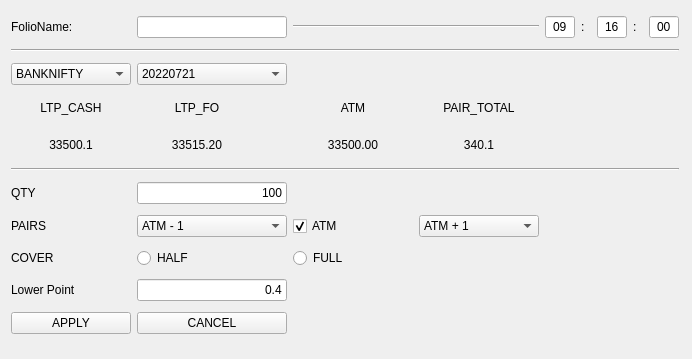
<?xml version="1.0" encoding="UTF-8"?>
<ui version="4.0">
 <class>Form</class>
 <widget class="QWidget" name="Form">
  <property name="geometry">
   <rect>
    <x>0</x>
    <y>0</y>
    <width>692</width>
    <height>359</height>
   </rect>
  </property>
  <property name="windowTitle">
   <string>Form</string>
  </property>
  <layout class="QGridLayout" name="gridLayout">
   <item row="0" column="1">
    <widget class="QLineEdit" name="lineEdit">
     <property name="maximumSize">
      <size>
       <width>150</width>
       <height>16777215</height>
      </size>
     </property>
    </widget>
   </item>
   <item row="11" column="1">
    <widget class="QLineEdit" name="lineEdit_6">
     <property name="maximumSize">
      <size>
       <width>150</width>
       <height>16777215</height>
      </size>
     </property>
     <property name="text">
      <string>0.4</string>
     </property>
     <property name="alignment">
      <set>Qt::AlignRight|Qt::AlignTrailing|Qt::AlignVCenter</set>
     </property>
    </widget>
   </item>
   <item row="11" column="0">
    <widget class="QLabel" name="label_15">
     <property name="text">
      <string>Lower Point</string>
     </property>
    </widget>
   </item>
   <item row="0" column="7">
    <widget class="QLabel" name="label_5">
     <property name="maximumSize">
      <size>
       <width>10</width>
       <height>16777215</height>
      </size>
     </property>
     <property name="text">
      <string>:</string>
     </property>
    </widget>
   </item>
   <item row="1" column="0" colspan="9">
    <widget class="Line" name="line_3">
     <property name="orientation">
      <enum>Qt::Horizontal</enum>
     </property>
    </widget>
   </item>
   <item row="10" column="0">
    <widget class="QLabel" name="label_14">
     <property name="text">
      <string>COVER</string>
     </property>
    </widget>
   </item>
   <item row="5" column="1">
    <widget class="QLabel" name="label_3">
     <property name="minimumSize">
      <size>
       <width>120</width>
       <height>0</height>
      </size>
     </property>
     <property name="maximumSize">
      <size>
       <width>120</width>
       <height>25</height>
      </size>
     </property>
     <property name="text">
      <string>&lt;html&gt;&lt;head/&gt;&lt;body&gt;&lt;p align=&quot;center&quot;&gt;LTP_FO&lt;/p&gt;&lt;/body&gt;&lt;/html&gt;</string>
     </property>
    </widget>
   </item>
   <item row="5" column="3">
    <widget class="QLabel" name="label_10">
     <property name="minimumSize">
      <size>
       <width>120</width>
       <height>0</height>
      </size>
     </property>
     <property name="maximumSize">
      <size>
       <width>120</width>
       <height>16777215</height>
      </size>
     </property>
     <property name="text">
      <string>&lt;html&gt;&lt;head/&gt;&lt;body&gt;&lt;p align=&quot;center&quot;&gt;PAIR_TOTAL&lt;/p&gt;&lt;/body&gt;&lt;/html&gt;</string>
     </property>
    </widget>
   </item>
   <item row="10" column="1">
    <widget class="QRadioButton" name="radioButton">
     <property name="text">
      <string>HALF</string>
     </property>
    </widget>
   </item>
   <item row="0" column="8">
    <widget class="QLineEdit" name="lineEdit_4">
     <property name="minimumSize">
      <size>
       <width>30</width>
       <height>0</height>
      </size>
     </property>
     <property name="maximumSize">
      <size>
       <width>30</width>
       <height>16777215</height>
      </size>
     </property>
     <property name="text">
      <string>00</string>
     </property>
     <property name="alignment">
      <set>Qt::AlignCenter</set>
     </property>
    </widget>
   </item>
   <item row="5" column="2">
    <widget class="QLabel" name="label_4">
     <property name="minimumSize">
      <size>
       <width>120</width>
       <height>0</height>
      </size>
     </property>
     <property name="maximumSize">
      <size>
       <width>120</width>
       <height>25</height>
      </size>
     </property>
     <property name="text">
      <string>&lt;html&gt;&lt;head/&gt;&lt;body&gt;&lt;p align=&quot;center&quot;&gt;ATM&lt;/p&gt;&lt;/body&gt;&lt;/html&gt;</string>
     </property>
    </widget>
   </item>
   <item row="9" column="3">
    <widget class="QComboBox" name="comboBox_4">
     <item>
      <property name="text">
       <string>ATM + 1</string>
      </property>
     </item>
     <item>
      <property name="text">
       <string>ATM + 2</string>
      </property>
     </item>
     <item>
      <property name="text">
       <string>ATM + 3</string>
      </property>
     </item>
     <item>
      <property name="text">
       <string>ATM + 4</string>
      </property>
     </item>
    </widget>
   </item>
   <item row="6" column="1">
    <widget class="QLabel" name="label_8">
     <property name="minimumSize">
      <size>
       <width>120</width>
       <height>0</height>
      </size>
     </property>
     <property name="maximumSize">
      <size>
       <width>120</width>
       <height>25</height>
      </size>
     </property>
     <property name="text">
      <string>33515.20</string>
     </property>
     <property name="alignment">
      <set>Qt::AlignCenter</set>
     </property>
    </widget>
   </item>
   <item row="6" column="2">
    <widget class="QLabel" name="label_9">
     <property name="minimumSize">
      <size>
       <width>120</width>
       <height>0</height>
      </size>
     </property>
     <property name="maximumSize">
      <size>
       <width>120</width>
       <height>25</height>
      </size>
     </property>
     <property name="text">
      <string>33500.00</string>
     </property>
     <property name="alignment">
      <set>Qt::AlignCenter</set>
     </property>
    </widget>
   </item>
   <item row="0" column="6">
    <widget class="QLineEdit" name="lineEdit_3">
     <property name="minimumSize">
      <size>
       <width>30</width>
       <height>0</height>
      </size>
     </property>
     <property name="maximumSize">
      <size>
       <width>30</width>
       <height>16777215</height>
      </size>
     </property>
     <property name="text">
      <string>16</string>
     </property>
     <property name="alignment">
      <set>Qt::AlignCenter</set>
     </property>
    </widget>
   </item>
   <item row="9" column="2">
    <widget class="QCheckBox" name="checkBox">
     <property name="text">
      <string>ATM</string>
     </property>
     <property name="checked">
      <bool>true</bool>
     </property>
    </widget>
   </item>
   <item row="0" column="5">
    <widget class="QLabel" name="label_6">
     <property name="maximumSize">
      <size>
       <width>10</width>
       <height>16777215</height>
      </size>
     </property>
     <property name="text">
      <string>:</string>
     </property>
    </widget>
   </item>
   <item row="9" column="0">
    <widget class="QLabel" name="label_13">
     <property name="text">
      <string>PAIRS</string>
     </property>
    </widget>
   </item>
   <item row="6" column="3">
    <widget class="QLabel" name="label_11">
     <property name="minimumSize">
      <size>
       <width>120</width>
       <height>0</height>
      </size>
     </property>
     <property name="maximumSize">
      <size>
       <width>120</width>
       <height>16777215</height>
      </size>
     </property>
     <property name="text">
      <string>340.1</string>
     </property>
     <property name="alignment">
      <set>Qt::AlignCenter</set>
     </property>
    </widget>
   </item>
   <item row="8" column="1">
    <widget class="QLineEdit" name="lineEdit_5">
     <property name="maximumSize">
      <size>
       <width>150</width>
       <height>16777215</height>
      </size>
     </property>
     <property name="text">
      <string>100</string>
     </property>
     <property name="alignment">
      <set>Qt::AlignRight|Qt::AlignTrailing|Qt::AlignVCenter</set>
     </property>
    </widget>
   </item>
   <item row="0" column="0">
    <widget class="QLabel" name="label">
     <property name="text">
      <string>FolioName:</string>
     </property>
    </widget>
   </item>
   <item row="0" column="2" colspan="2">
    <widget class="Line" name="line">
     <property name="orientation">
      <enum>Qt::Horizontal</enum>
     </property>
    </widget>
   </item>
   <item row="7" column="0" colspan="9">
    <widget class="Line" name="line_4">
     <property name="orientation">
      <enum>Qt::Horizontal</enum>
     </property>
    </widget>
   </item>
   <item row="8" column="0">
    <widget class="QLabel" name="label_12">
     <property name="text">
      <string>QTY</string>
     </property>
    </widget>
   </item>
   <item row="2" column="1">
    <widget class="QComboBox" name="comboBox_2">
     <property name="maximumSize">
      <size>
       <width>150</width>
       <height>16777215</height>
      </size>
     </property>
     <item>
      <property name="text">
       <string>20220721</string>
      </property>
     </item>
    </widget>
   </item>
   <item row="9" column="1">
    <widget class="QComboBox" name="comboBox_3">
     <property name="maximumSize">
      <size>
       <width>150</width>
       <height>16777215</height>
      </size>
     </property>
     <item>
      <property name="text">
       <string>ATM - 1</string>
      </property>
     </item>
     <item>
      <property name="text">
       <string>ATM - 2</string>
      </property>
     </item>
     <item>
      <property name="text">
       <string>ATM - 3</string>
      </property>
     </item>
     <item>
      <property name="text">
       <string>ATM - 4</string>
      </property>
     </item>
    </widget>
   </item>
   <item row="10" column="2">
    <widget class="QRadioButton" name="radioButton_2">
     <property name="text">
      <string>FULL</string>
     </property>
    </widget>
   </item>
   <item row="0" column="4">
    <widget class="QLineEdit" name="lineEdit_2">
     <property name="minimumSize">
      <size>
       <width>30</width>
       <height>0</height>
      </size>
     </property>
     <property name="maximumSize">
      <size>
       <width>30</width>
       <height>16777215</height>
      </size>
     </property>
     <property name="text">
      <string>09</string>
     </property>
     <property name="alignment">
      <set>Qt::AlignCenter</set>
     </property>
    </widget>
   </item>
   <item row="6" column="0">
    <widget class="QLabel" name="label_7">
     <property name="minimumSize">
      <size>
       <width>120</width>
       <height>0</height>
      </size>
     </property>
     <property name="maximumSize">
      <size>
       <width>120</width>
       <height>25</height>
      </size>
     </property>
     <property name="text">
      <string>33500.1</string>
     </property>
     <property name="alignment">
      <set>Qt::AlignCenter</set>
     </property>
    </widget>
   </item>
   <item row="2" column="0">
    <widget class="QComboBox" name="comboBox">
     <item>
      <property name="text">
       <string>BANKNIFTY</string>
      </property>
     </item>
    </widget>
   </item>
   <item row="5" column="0">
    <widget class="QLabel" name="label_2">
     <property name="minimumSize">
      <size>
       <width>120</width>
       <height>0</height>
      </size>
     </property>
     <property name="maximumSize">
      <size>
       <width>120</width>
       <height>25</height>
      </size>
     </property>
     <property name="text">
      <string>&lt;html&gt;&lt;head/&gt;&lt;body&gt;&lt;p align=&quot;center&quot;&gt;LTP_CASH&lt;/p&gt;&lt;/body&gt;&lt;/html&gt;</string>
     </property>
    </widget>
   </item>
   <item row="12" column="0">
    <widget class="QPushButton" name="pushButton">
     <property name="text">
      <string>APPLY</string>
     </property>
    </widget>
   </item>
   <item row="12" column="1">
    <widget class="QPushButton" name="pushButton_2">
     <property name="maximumSize">
      <size>
       <width>150</width>
       <height>16777215</height>
      </size>
     </property>
     <property name="text">
      <string>CANCEL</string>
     </property>
    </widget>
   </item>
  </layout>
 </widget>
 <resources/>
 <connections/>
</ui>
